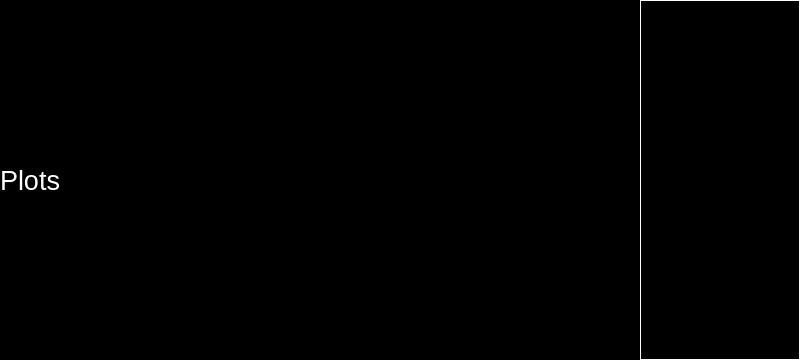
<?xml version="1.0" encoding="UTF-8"?>
<ui version="4.0">
 <class>MainDisplay</class>
 <widget class="QWidget" name="MainDisplay">
  <property name="geometry">
   <rect>
    <x>0</x>
    <y>0</y>
    <width>800</width>
    <height>360</height>
   </rect>
  </property>
  <property name="sizePolicy">
   <sizepolicy hsizetype="Fixed" vsizetype="Fixed">
    <horstretch>0</horstretch>
    <verstretch>0</verstretch>
   </sizepolicy>
  </property>
  <property name="minimumSize">
   <size>
    <width>800</width>
    <height>345</height>
   </size>
  </property>
  <property name="maximumSize">
   <size>
    <width>800</width>
    <height>390</height>
   </size>
  </property>
  <property name="windowTitle">
   <string>Form</string>
  </property>
  <property name="styleSheet">
   <string notr="true">background-color: rgb(0, 0, 0);</string>
  </property>
  <layout class="QHBoxLayout" name="horizontalLayout">
   <property name="spacing">
    <number>0</number>
   </property>
   <property name="leftMargin">
    <number>0</number>
   </property>
   <property name="topMargin">
    <number>0</number>
   </property>
   <property name="rightMargin">
    <number>0</number>
   </property>
   <property name="bottomMargin">
    <number>0</number>
   </property>
   <item>
    <widget class="QStackedWidget" name="centerpane">
     <property name="styleSheet">
      <string notr="true"/>
     </property>
     <widget class="QWidget" name="plots_all">
      <layout class="QGridLayout" name="gridLayout_5">
       <property name="leftMargin">
        <number>0</number>
       </property>
       <property name="topMargin">
        <number>0</number>
       </property>
       <property name="rightMargin">
        <number>0</number>
       </property>
       <property name="bottomMargin">
        <number>0</number>
       </property>
       <property name="spacing">
        <number>0</number>
       </property>
       <item row="0" column="0">
        <widget class="QLabel" name="label">
         <property name="font">
          <font>
           <pointsize>20</pointsize>
          </font>
         </property>
         <property name="styleSheet">
          <string notr="true">color: rgb(255, 255, 255);</string>
         </property>
         <property name="text">
          <string>Plots</string>
         </property>
        </widget>
       </item>
      </layout>
     </widget>
    </widget>
   </item>
   <item>
    <widget class="QStackedWidget" name="rightbar">
     <property name="minimumSize">
      <size>
       <width>160</width>
       <height>360</height>
      </size>
     </property>
     <property name="maximumSize">
      <size>
       <width>160</width>
       <height>360</height>
      </size>
     </property>
     <property name="autoFillBackground">
      <bool>false</bool>
     </property>
     <property name="styleSheet">
      <string notr="true">QStackedWidget#rightbar{border:1px solid rgb(255,255,255);}</string>
     </property>
     <property name="currentIndex">
      <number>0</number>
     </property>
     <widget class="QWidget" name="monitors_bar">
      <property name="styleSheet">
       <string notr="true"/>
      </property>
      <layout class="QVBoxLayout" name="verticalLayout_2">
       <property name="spacing">
        <number>0</number>
       </property>
       <property name="leftMargin">
        <number>0</number>
       </property>
       <property name="topMargin">
        <number>0</number>
       </property>
       <property name="rightMargin">
        <number>0</number>
       </property>
       <property name="bottomMargin">
        <number>0</number>
       </property>
       <item>
        <layout class="QVBoxLayout" name="monitors_slots">
         <property name="spacing">
          <number>0</number>
         </property>
        </layout>
       </item>
      </layout>
     </widget>
    </widget>
   </item>
  </layout>
 </widget>
 <resources/>
 <connections/>
</ui>
